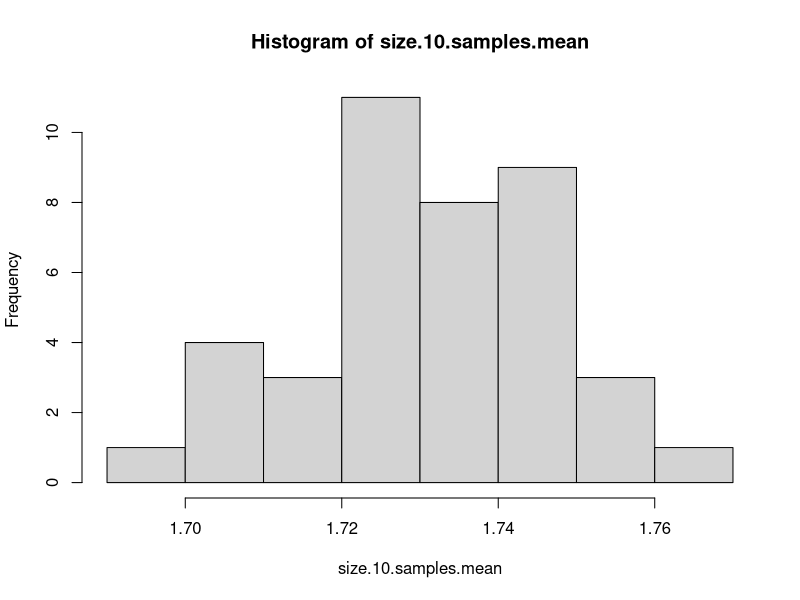
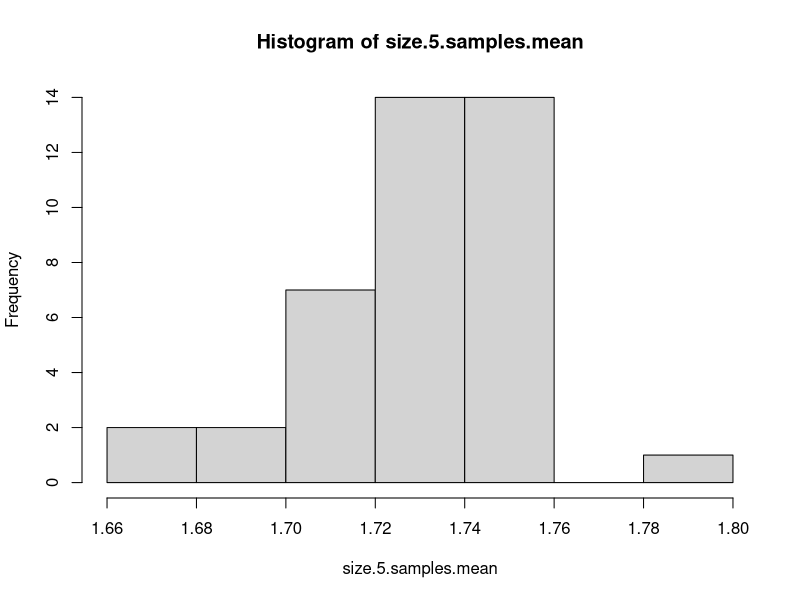

These figures' R source, in order:
## ---- chunk 1
library(readr)
world_data_combined<-read_csv("../Datasets/world_data_combined.csv", 
    col_types = cols(...2 = col_skip(), ...6 = col_skip()))
colnames(world_data_combined)<-c("Country","Male.Height",
                                 "Male.Weight","Male.BMI",
                                 "Female.Height","Female.Weight",
                                 "Female.BMI")
## ---- chunk 2
mu.m<-mean(world_data_combined$Male.Height)
mu.m
## ---- chunk 3
sigma.m<-sd(world_data_combined$Male.Height)
sigma.m
## ---- chunk 4
suppressPackageStartupMessages(require(dplyr))
## ---- chunk 5
my.sample<-world_data_combined %>% slice_sample(n=10)
## ---- chunk 6
mu.10<- mean(my.sample$Male.Height)
mu.10
## ---- chunk 7
my.countries<-c("East Timor","Bangladesh",
                "Brunei","Laos","Philipines",
                "Madagascar","Nepal","Maynmar",
                "Indonesia","Sri Lanka","Cambodia")
my.countries.df<-world_data_combined %>% 
  filter(Country %in% my.countries)
my.countries.mu<-mean(my.countries.df$Male.Height)
my.countries.mu
## ---- chunk 8
s.10<-sigma.m/sqrt(10)
s.10
## ---- chunk 9
all.male.data<-world_data_combined$Male.Height
size.10.samples.mean<-rep(0,40)
for( i in 1:40){
  size.10.samples.mean[i]<-mean(sample(all.male.data,10))
}
hist(size.10.samples.mean)
## ---- chunk 10
size.5.samples.mean<-rep(0,40)
for( i in 1:40){
  size.5.samples.mean[i]<-mean(sample(all.male.data,5))
}
hist(size.5.samples.mean)
## ---- chunk 11
critical.n<-qnorm(0.975)

## ---- chunk 12
critical_t<-qt(0.975,5)
## ---- chunk 13
set.seed(2024)
mysample<-rnorm(9,30,5)
s<-sd(mysample)
mymu<-mean(mysample)
my.crit<-2.31
low.bound<-mymu - my.crit*s/sqrt(9)
up.bound<-mymu + my.crit*s/sqrt(9)
